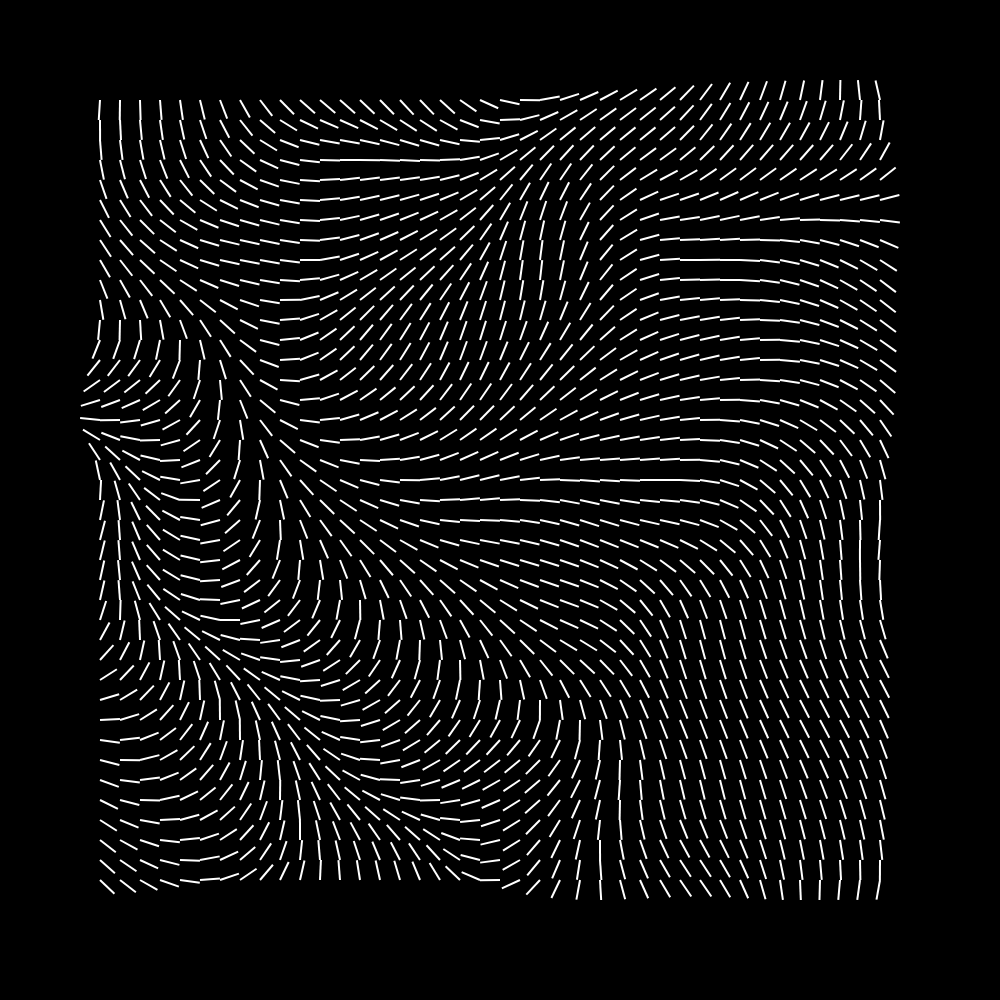
Frame 1 (no input)
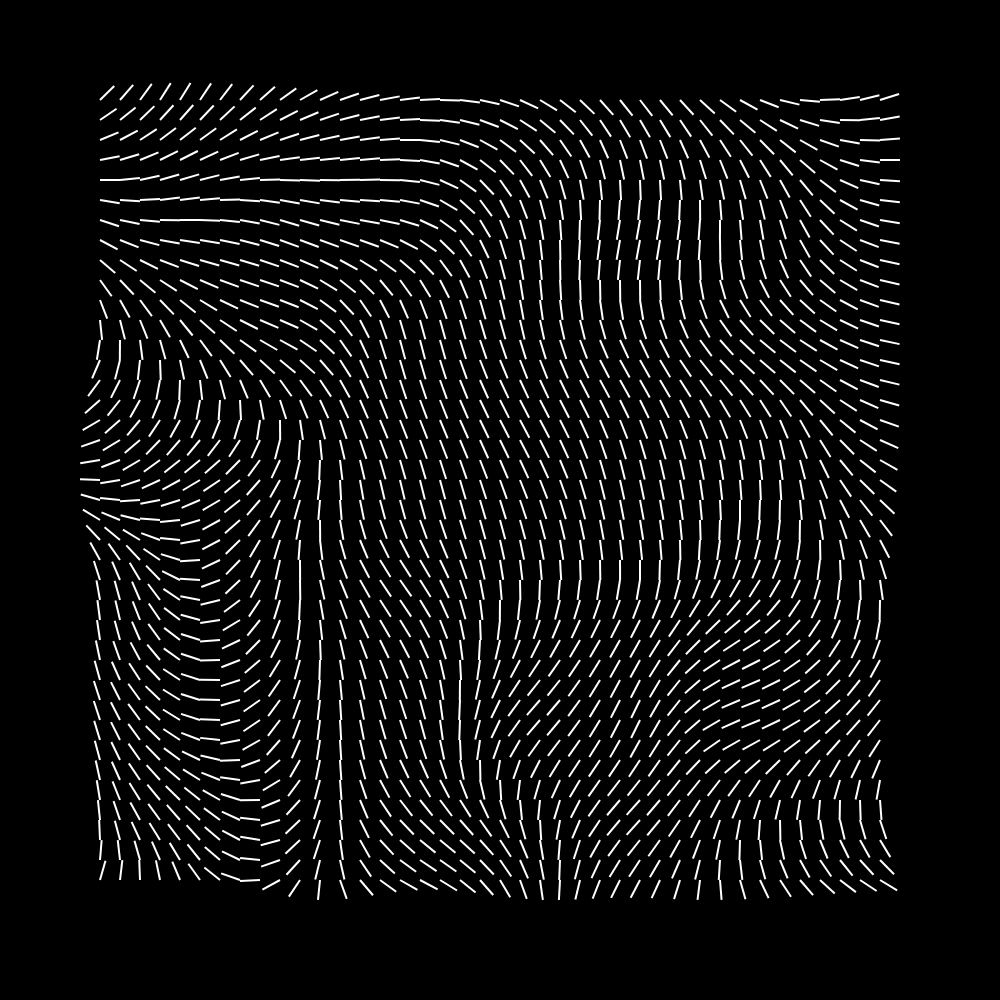
Frame 60 (no input)
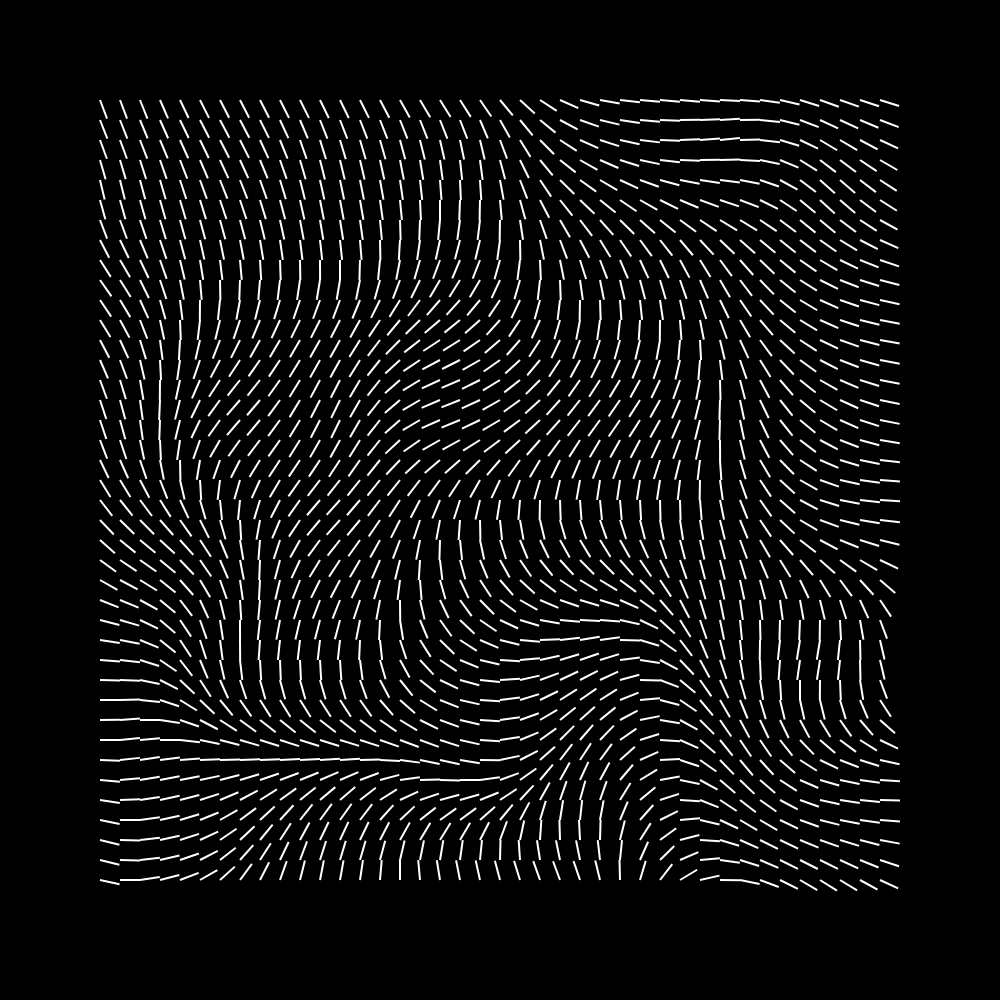
Frame 120 (the mouse pressed at the canvas centre since frame 60)

The p5.js sketch that drew these frames (run headless with seeded random() and noise() and a simulated clock; from frame 60 on, the mouse is pressed at the canvas centre):

// p5.js sketch
// ── sketch.js
let gridSize;
let intensity;
let xStart;
let yStart;
let xNoise;
let yNoise;
let margin;

function setup() {
  createCanvas(1000, 1000);
  colorMode(HSB, 360, 100, 100, 100);
  stroke(100);
  strokeWeight(2);
  strokeCap(SQUARE);
  gridSize = 20;
  intensity = 10;
  xStart = random(10);
  yStart = random(10);
  margin = width * 0.1;
}

function draw() {
  background(0);

  xStart += 0.005;
  yStart += 0.005;

  xNoise = xStart;
  yNoise = yStart;

  for (let y = margin; y < height - margin; y += gridSize) {
    yNoise += 0.02;
    xNoise = xStart;
    for (let x = margin; x < width - margin; x += gridSize) {
      xNoise += 0.02;
      drawLine(x, y, noise(xNoise, yNoise));
    }
  }
}

function drawLine(x, y, noiseFactor) {
  push();
  translate(x, y);
  rotate(noiseFactor * radians(360) * 3);
  line(0, 0, 20, 0);
  pop();
}
